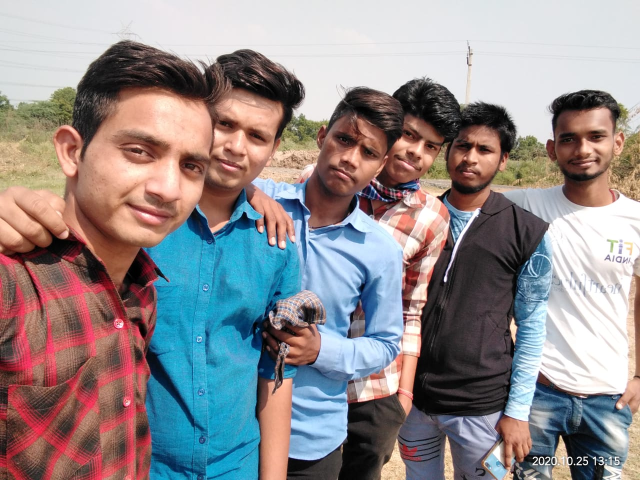
#> input picture OpenCv/openCv practical -2 /images/krishna.jpeg, 1280 x 960 px (shown at 1/2 size)
$ python 11.py
#> lines starting #> are read from the running program, lines starting #| are printed output that depends on the picture; after the words box and inside, x2 and y2 are one past the last pixel; in counts of white or black regions, pixels touching at a corner belong together
"""
It is a method for searching and finding the location of a template image
in a larger image.OpenCV comes with a function cv2.matchTemplate() for this
purpose. It simply slides the template image over the input image
(as in 2D convolution) and compares the template and patch of input image
under the template image.
"""
import cv2
import numpy as np

img = cv2.imread("images/krishna.jpeg")
#> img is the input picture: shape (960, 1280, 3); mean B, G, R 141, 139.2, 146

grey_img = cv2.cvtColor(img, cv2.COLOR_BGR2GRAY)
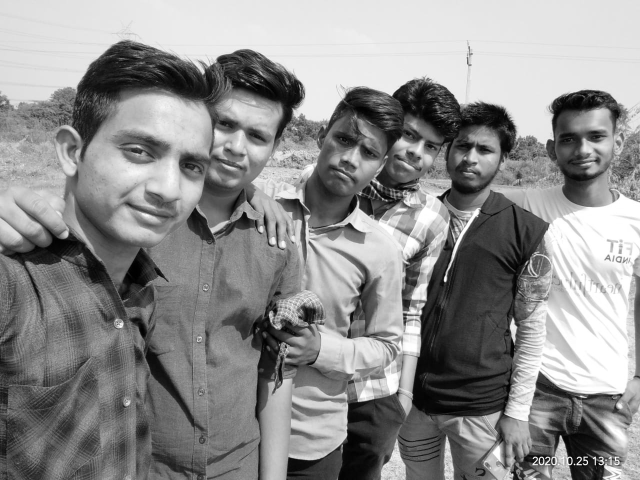
#> grey_img: shape (960, 1280) (shown at 1/2 size); min 0, max 255, mean 141.4
template = cv2.imread("images/temp.jpeg", 0)
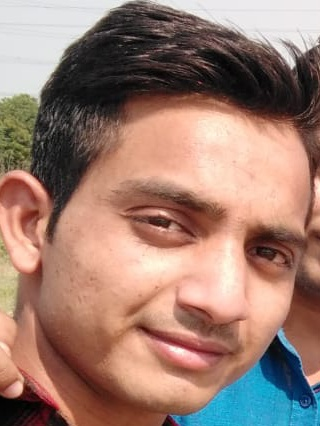
#> input picture OpenCv/openCv practical -2 /images/temp.jpeg, 320 x 426 px
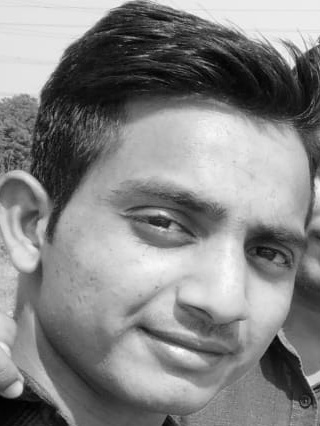
#> template: shape (426, 320); min 0, max 255, mean 133.2
# template = cv2.imread("images/temp1.jpeg", 0)
w, h = template.shape[::-1]
#> w = 320; h = 426

# this function accept prameters (img,template,method)
res = cv2.matchTemplate(grey_img, template, cv2.TM_CCORR_NORMED)
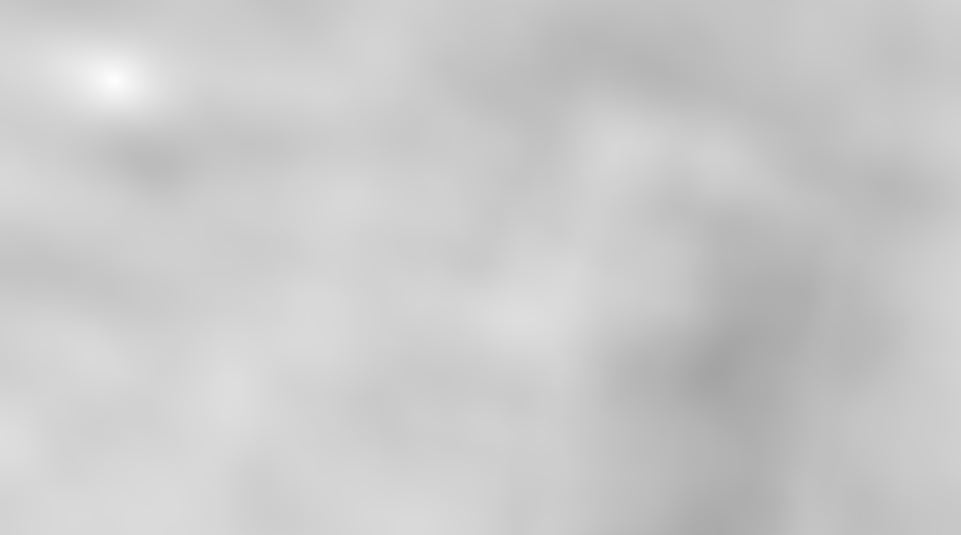
#> res: shape (535, 961) float32; min 0.644, max 1, mean 0.792
print("res==", res)
#> (printed output is left out)
threshold = 0.999
loc = np.where(res >= threshold)  # find brightest point
#> loc = ([80], [114])
print("bright pixels==", loc)
#| bright pixels== (array([80]), array([114]))
count = 0
for i in zip(*loc[::-1]):
    print("i===", i)
    cv2.rectangle(img, i, (i[0] + w, i[1] + h), (0, 0, 255), 2)
    count += 1
#> this loop made 1 pass
#> (i, count) on pass 1: ((114, 80), 1)
#| i=== (114, 80)
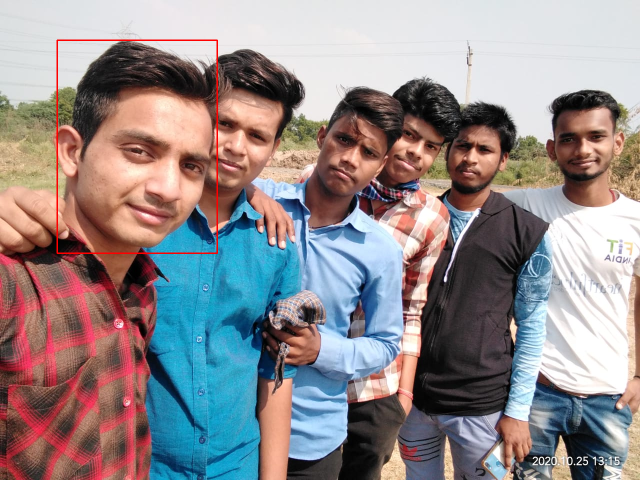
#> img: shape (960, 1280, 3) (shown at 1/2 size); 0.36% of pixels changed, all inside (x1, y1, x2, y2) = (113, 79, 436, 508)
#> after the loop, count = 1
print("number of iterations==", count)
#| number of iterations== 1
img = cv2.resize(img, (800, 600))
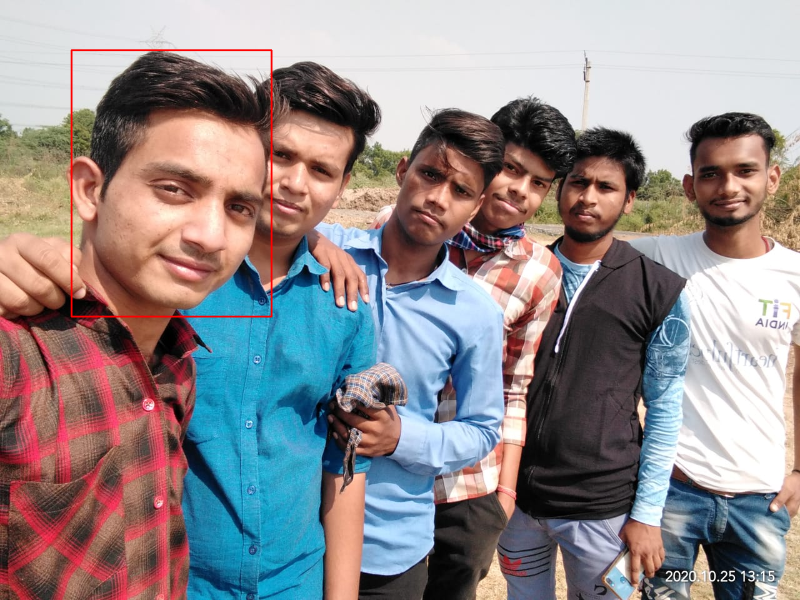
#> img: shape (600, 800, 3); mean B, G, R 140.4, 138.6, 146.3
res = cv2.resize(res, (800, 600))
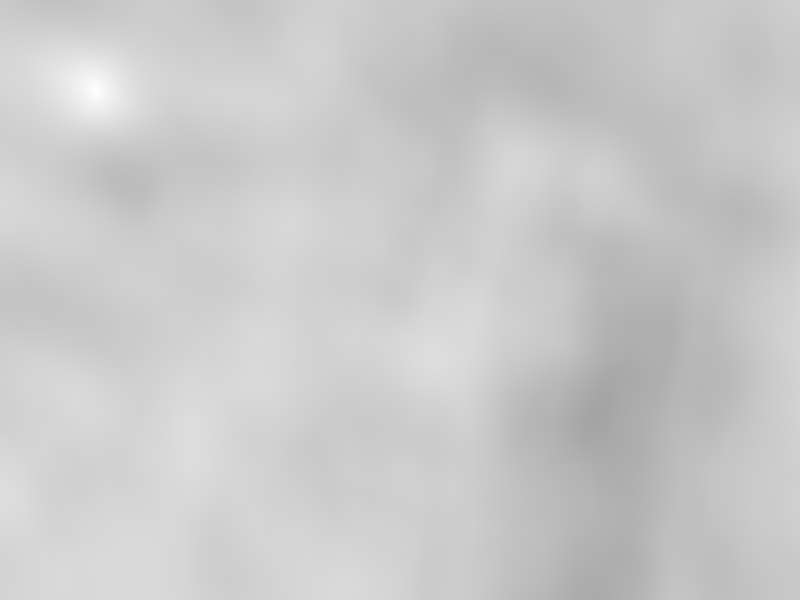
#> res: shape (600, 800) float32; min 0.644, max 0.999, mean 0.792
cv2.imshow("img", img)
cv2.imshow("match temp==", res)
cv2.waitKey(0)
cv2.destroyAllWindows()

# Check All Method

#
# img = cv2.imread("images/krishna.jpeg",0)
# img2 = img.copy()
#
# template = cv2.imread("images/temp.jpeg",0)
# w, h = template.shape[::-1]

# All the 6 methods for comparison in a list
# methods = ['cv2.TM_CCOEFF', 'cv2.TM_CCOEFF_NORMED', 'cv2.TM_CCORR',
#             'cv2.TM_CCORR_NORMED', 'cv2.TM_SQDIFF',
#             'cv2.TM_SQDIFF_NORMED']
#
# for i in methods:
#     print("i==",i)
#     img = img2.copy()
#     method = eval(i)
#
#     res = cv2.matchTemplate(img,template,method)
#
#     threshold = cv2.minMaxLoc(res) #minMax Loc return 4 values
#     #getting cordinates from threshold
#     x1 = threshold[3]
#
#     cv2.rectangle(img, x1,(x1[0]+w,x1[1]+h) , (255, 0, 255), 2)
#
#     #result display
#     img = cv2.resize(img,(400,600))
#     cv2.imshow(i+"img",img)
#     res = cv2.resize(res,(400,600))
#     cv2.imshow(i+"res",res)
#
#
#
# cv2.waitKey(0)
# cv2.destroyAllWindows()
